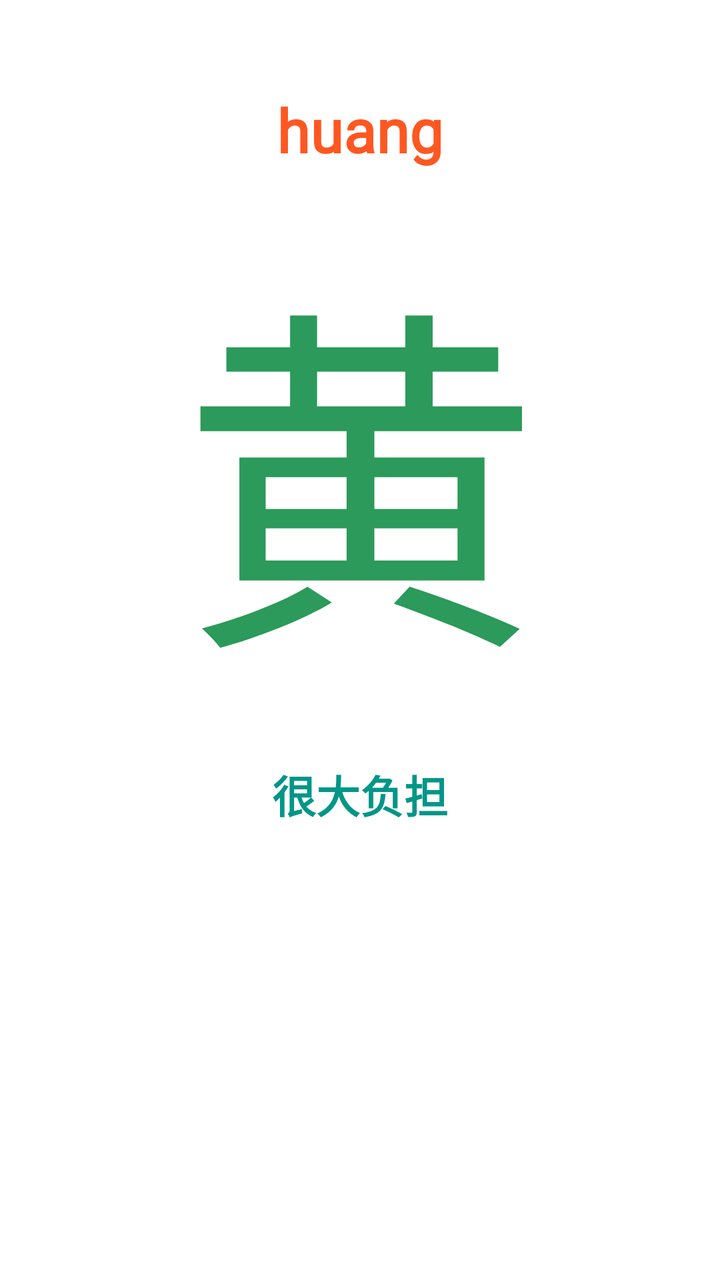
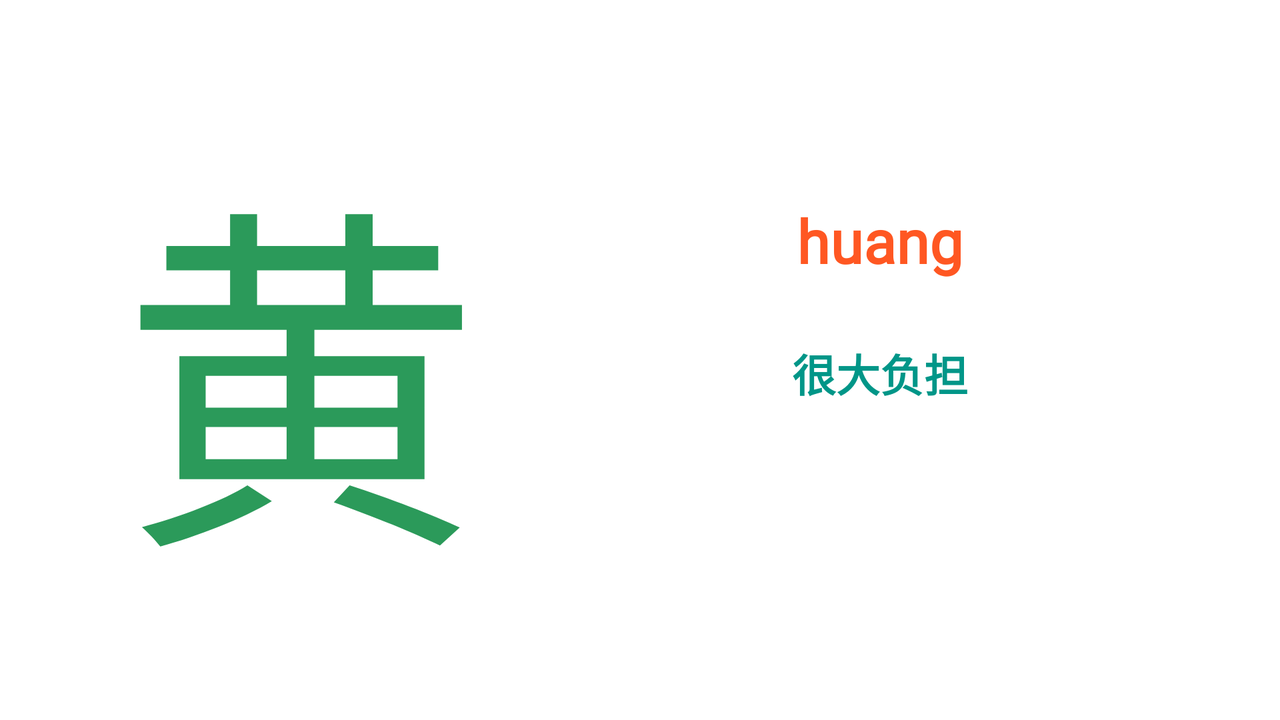

An Android layout and its configuration variant, each rendered on a device that would load it. The default file and the variant file are quoted in full after the pictures.
<!-- AndroidManifest.xml: application theme Theme.Main -->
<!-- res/layout/fragment_hanzi.xml -->
<?xml version="1.0" encoding="utf-8"?>
<androidx.constraintlayout.widget.ConstraintLayout xmlns:android="http://schemas.android.com/apk/res/android"
    xmlns:app="http://schemas.android.com/apk/res-auto"
    android:layout_width="match_parent"
    android:layout_height="match_parent"
    xmlns:tools="http://schemas.android.com/tools">

    <TextView
        android:id="@+id/tvHanzi"
        android:layout_width="wrap_content"
        android:layout_height="wrap_content"
        android:layout_marginTop="100dp"
        android:fontFamily="@font/kaiti"
        android:gravity="center"
        tools:text="黄"
        android:textColor="@color/primary2"
        android:textSize="180sp"
        app:layout_constraintEnd_toEndOf="parent"
        app:layout_constraintStart_toStartOf="parent"
        app:layout_constraintTop_toTopOf="parent" />


    <TextView
        android:id="@+id/tvPinyin"
        android:layout_width="wrap_content"
        android:layout_height="wrap_content"
        android:layout_marginBottom="15dp"
        android:fontFamily="@font/oppo_sans"
        android:textColor="#FF5722"
        android:textSize="30sp"
        android:textStyle="bold"
        app:layout_constraintBottom_toTopOf="@id/tvHanzi"
        app:layout_constraintEnd_toEndOf="@id/tvHanzi"
        app:layout_constraintStart_toStartOf="@id/tvHanzi"
        tools:text="huang" />

    <TextView
        android:id="@+id/tvWords"
        android:layout_width="match_parent"
        android:layout_height="wrap_content"
        android:layout_marginTop="20dp"
        android:fontFamily="sans-serif-medium"
        android:gravity="center"
        tools:text="很大负担"
        android:textColor="#009688"
        android:textSize="22sp"
        android:textStyle="bold"
        app:layout_constraintTop_toBottomOf="@id/tvHanzi" />




</androidx.constraintlayout.widget.ConstraintLayout>
<!-- resources referenced by this layout -->
<resources>
  <color name="primary2">#2B9A5A</color>
  <style name="Theme.Main" parent="Theme.MaterialComponents.Light.NoActionBar">
          
          <item name="colorPrimary">@color/primary</item>
          <item name="colorPrimaryVariant">@color/primary</item>
          <item name="colorOnPrimary">@color/white</item>
          
          <item name="colorSecondary">@color/primary2</item>
          <item name="colorSecondaryVariant">@color/primary2</item>
          <item name="colorOnSecondary">@color/black</item>
          
          <item name="android:statusBarColor">@color/white</item>
          
          <item name="android:windowLightStatusBar">true</item>
          <item name="android:navigationBarColor">@color/white</item>
          <item name="android:windowLightNavigationBar" tools:targetApi="o_mr1">true</item>
      </style>
  <color name="primary">#3DDC84</color>
  <color name="white">#FFFFFFFF</color>
  <color name="black">#FF000000</color>
</resources>
<!-- res/layout-land/fragment_hanzi.xml (the repository's variant of the layout above) -->
<!-- drawn on the phone turned sideways -->
<?xml version="1.0" encoding="utf-8"?>
<androidx.constraintlayout.widget.ConstraintLayout xmlns:android="http://schemas.android.com/apk/res/android"
    xmlns:app="http://schemas.android.com/apk/res-auto"
    xmlns:tools="http://schemas.android.com/tools"
    android:layout_width="match_parent"
    android:layout_height="match_parent">

    <TextView
        android:id="@+id/tvHanzi"
        android:layout_width="wrap_content"
        android:layout_height="match_parent"
        android:layout_marginStart="60dp"
        android:fontFamily="@font/pt_sans_bold"
        android:gravity="center"
        android:textColor="@color/primary2"
        android:textSize="180sp"
        app:layout_constraintStart_toStartOf="parent"
        app:layout_constraintTop_toTopOf="parent"
        tools:text="黄" />


    <TextView
        android:id="@+id/tvPinyin"
        android:layout_width="wrap_content"
        android:layout_height="wrap_content"
        android:layout_marginTop="100dp"
        android:fontFamily="@font/oppo_sans"
        android:textColor="#FF5722"
        android:textSize="30sp"
        android:textStyle="bold"
        app:layout_constraintEnd_toEndOf="parent"
        app:layout_constraintStart_toEndOf="@+id/tvHanzi"
        app:layout_constraintTop_toTopOf="parent"
        tools:text="huang" />

    <TextView
        android:id="@+id/tvWords"
        android:layout_width="wrap_content"
        android:layout_height="wrap_content"
        android:layout_marginTop="30dp"
        android:fontFamily="sans-serif-medium"
        android:gravity="center"
        android:textColor="#009688"
        android:textSize="22sp"
        android:textStyle="bold"
        app:layout_constraintEnd_toEndOf="parent"
        app:layout_constraintStart_toEndOf="@+id/tvHanzi"
        app:layout_constraintTop_toBottomOf="@+id/tvPinyin"
        tools:text="很大负担" />

</androidx.constraintlayout.widget.ConstraintLayout>
